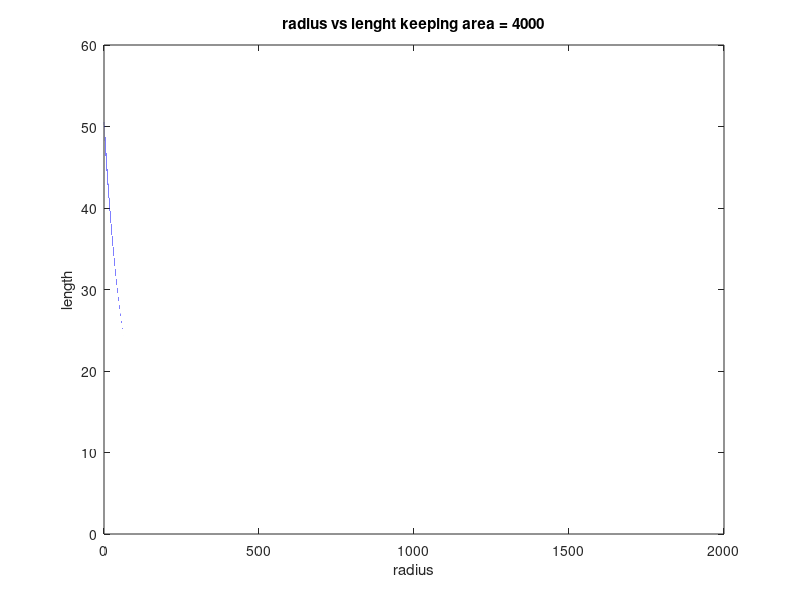

Source code (MATLAB):
clear; clc;
l = (.001:.001:2000);

a = 4000;

r = -2.*l/pi + 2./pi*sqrt(l.^2+(a.*pi/2));

plot(l,r)

xlabel('radius')
ylabel('length')
title('radius vs lenght keeping area = 4000')

cost = (60.*pi.*r) + 20*((2.*r)+(2.*l));

[mincost,idx] = min(cost)

% mincost = 7941.4 idx = 83443